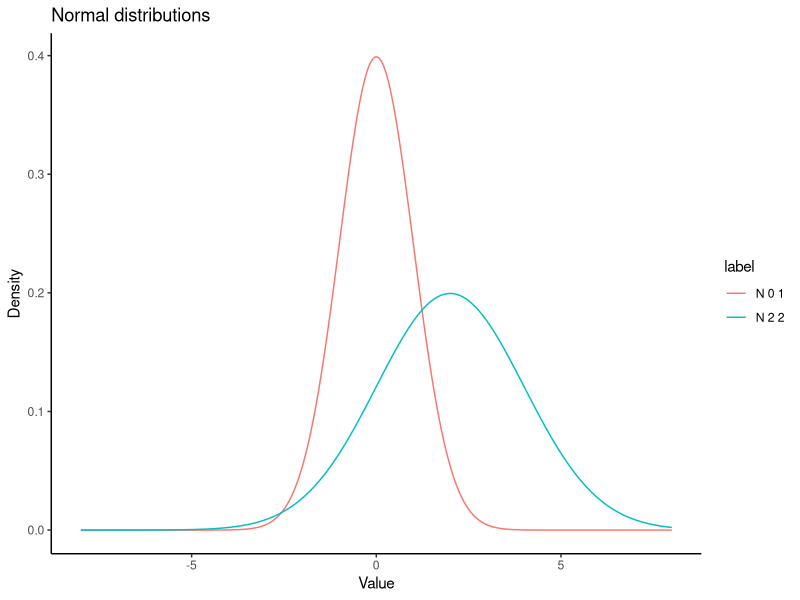
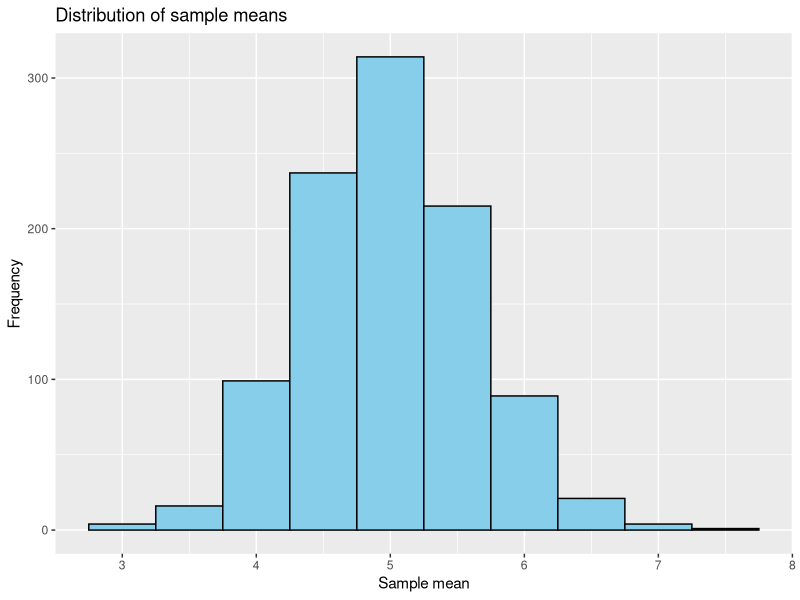
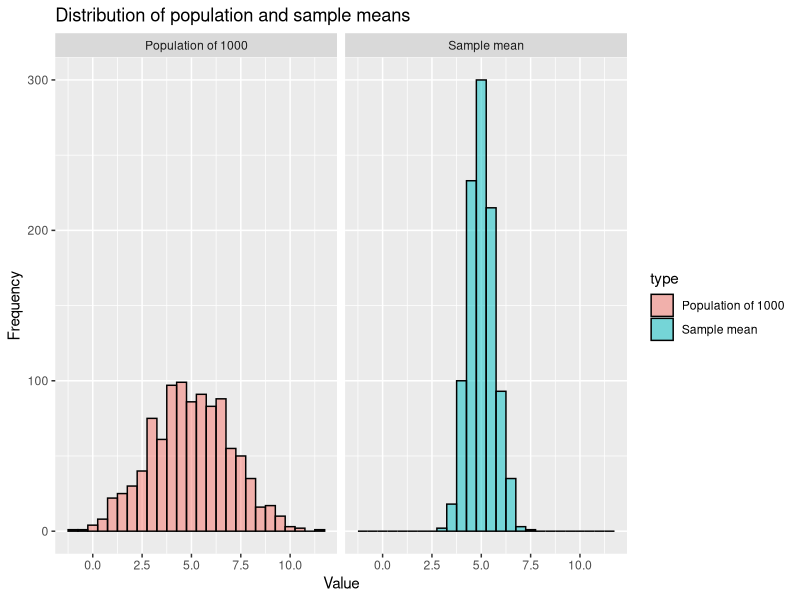
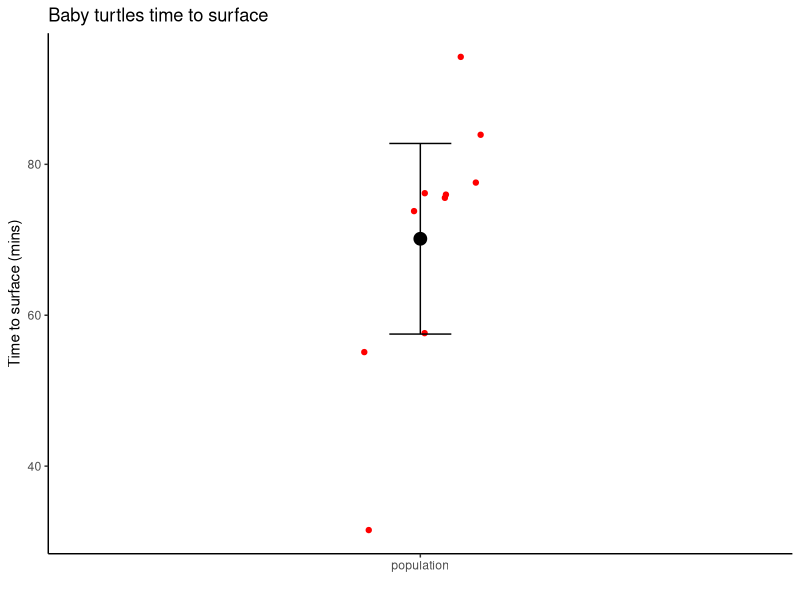

Generate these figures, in order, with R:
## ---- chunk 1
library(tidyverse)
library(parameters)
## ---- chunk 2
# define the parameters of the normal distributions
mu_1 <- 0
sd_1 <- 1

mu_2 <- 2
sd_2 <- 2

# create a dataframe with the standard normal distribution
x <- seq(-8, 8, by = 0.01)

data <-
  bind_rows(
    tibble(x, label = paste("N", mu_1, sd_1), density = dnorm(x, mean = mu_1, sd = sd_1)),
    tibble(x, label = paste("N", mu_2, sd_2), density = dnorm(x, mean = mu_2, sd = sd_2))
  )

# plot the normal distributions
data |>
  ggplot(aes(x = x, y = density, color = label)) +
  geom_line() +
  labs(title = "Normal distributions", x = "Value", y = "Density") +
  theme_classic()
## ---- chunk 3
y <- 1.96
pnorm(y, mean = 0, sd = 1, lower.tail = TRUE)
## ---- chunk 4
p = 0.75
qnorm(p, mean = 0, sd = 1, lower.tail = TRUE)
## ---- chunk 5
true_mean <- 5
true_sd <- 2

sample <- rnorm(10, mean = true_mean, sd = true_sd)

sample_mean <- mean(sample)
sample_sd <- sd(sample)

sample_mean
sample_sd
## ---- chunk 6
library(ggplot2)
library(dplyr)

true_mean <- 5
true_sd <- 2

# take 1000 samples of 10 observations from a population with mean 5 and standard deviation 2
sample_means <- replicate(1000, mean(rnorm(10, mean = true_mean, sd = true_sd)))

# create a tibble with the sample means
data <- tibble(sample_means = sample_means)

# plot the distribution of the sample means
data |>
  ggplot(aes(x = sample_means)) +
  geom_histogram(binwidth = 0.5, fill = "skyblue", color = "black") +
  labs(title = "Distribution of sample means", x = "Sample mean", y = "Frequency")
## ---- chunk 7
# create a tibble with the population and sample means

# take a sample of 1000 observations from a population with mean 5 and standard deviation 2
data1 <- tibble(
  value = rnorm(1000, mean = true_mean, sd = true_sd),
  type = "Population of 1000"
)

# take 1000 samples of 10 observations from a population with mean 5 and standard deviation 2
data2 <- tibble(
  value = replicate(1000, mean(rnorm(10, mean = true_mean, sd = true_sd))),
  type = "Sample mean"
)

# combine the population and sample means
data <- bind_rows(data1, data2)

# plot the distribution of the population and sample means
data |>
  ggplot(aes(x = value, fill = type)) +
  geom_histogram(binwidth = 0.5, color = "black", alpha = 0.5) +
  facet_wrap(~type) +
  labs(title = "Distribution of population and sample means", x = "Value", y = "Frequency")
## ---- chunk 8
data |>
  group_by(type) |>
  summarise(mean = mean(value), sd = sd(value))
## ---- chunk 9
n <- 50
t_05 <- qt(c(0.025, 0.975), df = n - 1)
t_05
## ---- chunk 10
baby_turtles <- tibble(
  time_to_surface = c(83.88, 55.21, 94.17, 31.54, 75.92, 73.91, 57.52, 77.47, 76.21, 75.51)
)

baby_turtles
## ---- chunk 11
# sample size
n <- nrow(baby_turtles)

# estimate the mean time it takes for baby turtles to reach the surface,
# based on sample data
mean_time <- mean(baby_turtles$time_to_surface)

# estimate the standard error of the mean, based on sample data
se <- sd(baby_turtles$time_to_surface) / sqrt(nrow(baby_turtles))

# calculate the uncertainty, based on the t-distribution, desired probabilities, and sample size
uncertainty <- qt(c(0.025, 0.975), df = n - 1) * se

# calculate the confidence interval for the mean
ci <- mean_time + uncertainty

# print to screen
c(mean_time = mean_time, ci = ci)
## ---- chunk 12
# Fit the model to the data. 
fit <- lm(time_to_surface ~ 1, data = baby_turtles)

# Extract the estimates of the mean and confidence interval for the mean
coef(fit)
confint(fit)
## ---- chunk 13
library(parameters)
## ---- chunk 14
# estimate the confidence interval for the mean time it takes for baby turtles to reach the surface

pars <- parameters(fit)

pars
## ---- chunk 15
# plot the data and the confidence interval for the mean time it takes for baby turtles to reach the surface
baby_turtles |>
  ggplot(aes(x = "population", y = time_to_surface)) +
  geom_jitter(width = 0.1, col = "red") +  # jitter points for better visualisation
  geom_point(data = pars, aes(y = Coefficient), size = 4) +
  geom_errorbar(data = pars, aes(y = Coefficient, ymin = CI_low, ymax = CI_high), width = 0.1) +
  labs(title = "Baby turtles time to surface", x = "", y = "Time to surface (mins)") +
  theme_classic()
## ---- chunk 16
t.test(baby_turtles$time_to_surface, alternative = "two.sided", mu = 0)
## ---- chunk 17
mu_null <- 2
t.test(baby_turtles$time_to_surface, alternative = "two.sided", mu = mu_null)
## ---- chunk 18
# repeating the code we ran above
fit <- lm(time_to_surface ~ 1, data = baby_turtles)
pars <- parameters(fit)

# Compute t-statistic, comparing the mean to mu_null
t_stat <- (pars$Coefficient - mu_null) / pars$SE

# Compute p-value (two-tailed test)
p_value <- 2 * pt(abs(t_stat), df = n - 1, lower.tail = FALSE)

c(t_stat = t_stat, p_value = p_value)
